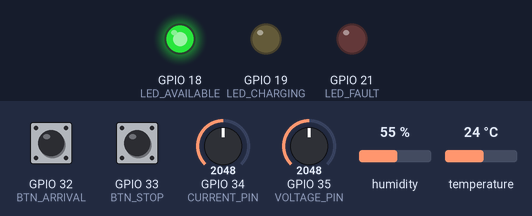
Recording of a program running on a simulated ESP32. On the bench: output pins drawn as LEDs (lit = HIGH). Inputs (shaded band) come from the test bench; at power-on: GPIO 32 (BTN_ARRIVAL) HIGH, GPIO 33 (BTN_STOP) HIGH, GPIO 34 (CURRENT_PIN) = 2048, GPIO 35 (VOLTAGE_PIN) = 2048, humidity 55 %, temperature 24 °C. WiFi joins after 1.5 s; servers stay silent unless stated; the local clock reads 2024-03-15 10:24:30 at power-on unless the program sets it; no MQTT or app messages arrive unless stated; what the program prints to the serial monitor is not drawn.

Above: at 2.8 s.
2.9 s: GPIO 32 (BTN_ARRIVAL) pulled LOW for 0.15 s
At 3.6 s:
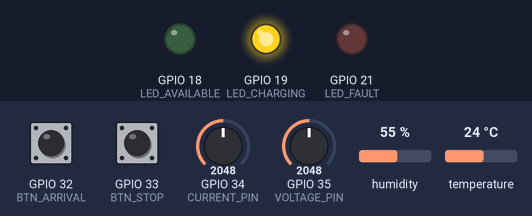
22.5 s: GPIO 33 (BTN_STOP) pulled LOW for 0.15 s
At 23.3 s:
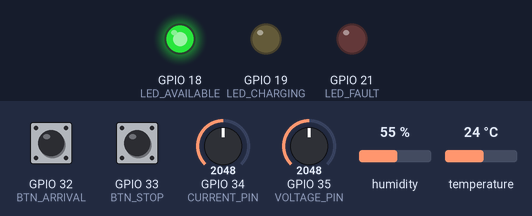
26.5 s: GPIO 32 (BTN_ARRIVAL) pulled LOW for 1 s
At 27.5 s:
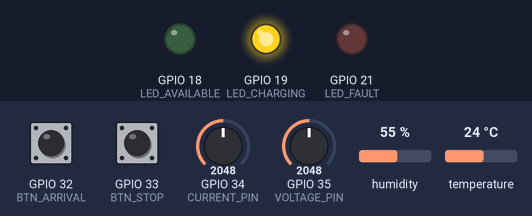
Timing chart, 0 to 29.5 s (numbered marks = the images above; inputs shaded):
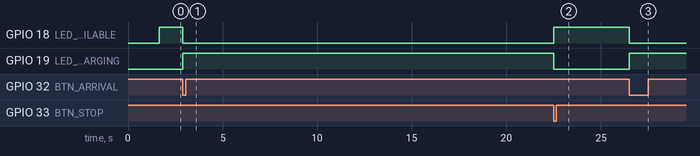

Measured:
- after the input at 2.9 s, GPIO 18 (LED_AVAILABLE): HIGH → LOW at once; GPIO 19 (LED_CHARGING): LOW → HIGH at once
- after the input at 22.5 s, GPIO 18 (LED_AVAILABLE): LOW → HIGH at once; GPIO 19 (LED_CHARGING): HIGH → LOW at once
- after the input at 26.5 s, GPIO 18 (LED_AVAILABLE): HIGH → LOW at once; GPIO 19 (LED_CHARGING): LOW → HIGH at once

The program:

main.cpp
```cpp
#include <Arduino.h>
#include <WiFi.h>
#include <PubSubClient.h>
#include <DHT.h>
#include <ArduinoJson.h>
#include <time.h>

#include "config.h"
#include "edge_ai.h"

// ---------------- Globals ----------------
WiFiClient   espClient;
PubSubClient mqttClient(espClient);
DHT          dht(DHT_PIN, DHT_TYPE);

unsigned long lastPublishTime  = 0;
unsigned long lastAIRunTime    = 0;
unsigned long lastBtnArrival   = 0;
unsigned long lastBtnStop      = 0;
unsigned long sessionStartMs   = 0;

bool  bayOccupied   = false;
bool  faultActive   = false;
float lastCurrentA  = 0.0f;
float lastVoltageV  = 0.0f;
float avgCurrentA   = 0.0f;   // simple running average, used as an AI feature

// ---------------- Helpers ----------------
float mapFloat(long x, long inMin, long inMax, float outMin, float outMax) {
    return (x - inMin) * (outMax - outMin) / (float)(inMax - inMin) + outMin;
}

void connectWiFi() {
    WiFi.mode(WIFI_STA);
    WiFi.disconnect(true);
    delay(100);

    Serial.print("Connecting to WiFi");
    WiFi.begin(WIFI_SSID); // Wokwi-GUEST is open — no password arg

    int retries = 0;
    while (WiFi.status() != WL_CONNECTED) {
        delay(500);
        Serial.print(".");
        retries++;
        if (retries > 40) {          // ~20s with no luck -> retry instead of hanging forever
            Serial.println("\nRetrying WiFi.begin()...");
            WiFi.disconnect(true);
            delay(100);
            WiFi.begin(WIFI_SSID);
            retries = 0;
        }
    }
    Serial.println("\nWiFi connected!");

    configTime(0, 0, "pool.ntp.org", "time.nist.gov");
}

void connectMQTT() {
    while (!mqttClient.connected()) {
        Serial.print("Connecting to ThingsBoard...");
        if (mqttClient.connect("ESP32_EV_OPTIMIZER", TB_TOKEN, NULL)) {
            Serial.println("connected!");
        } else {
            Serial.print("failed, rc=");
            Serial.println(mqttClient.state());
            delay(2000);
        }
    }
}

void updateClockFeatures() {
    struct tm timeinfo;
    if (getLocalTime(&timeinfo, 100)) {
        g_hourOfDay = timeinfo.tm_hour;
        g_dayOfWeek = timeinfo.tm_wday; // 0=Sunday
    }
    // If NTP hasn't synced yet (e.g. first few seconds), keep prior values —
    // g_hourOfDay/g_dayOfWeek default to sane values set in edge_ai.cpp.
}

void readSensors() {
    int rawCurrent = analogRead(CURRENT_PIN); // 0-4095
    int rawVoltage = analogRead(VOLTAGE_PIN); // 0-4095

    // Scale the simulated pot readings to a plausible EV AC charging range.
    // Tune these ranges to match whatever your report claims the hardware is.
    lastCurrentA = mapFloat(rawCurrent, 0, 4095, 0.0f, 32.0f);   // 0-32 A
    lastVoltageV = mapFloat(rawVoltage, 0, 4095, 180.0f, 250.0f); // 180-250 V

    // Exponential moving average -> smoother AI input than raw noisy reading
    avgCurrentA = (0.8f * avgCurrentA) + (0.2f * lastCurrentA);
}

void handleButtons() {
    unsigned long now = millis();

    if (digitalRead(BTN_ARRIVAL) == LOW && (now - lastBtnArrival) > DEBOUNCE_MS) {
        lastBtnArrival = now;
        if (!bayOccupied && !faultActive) {
            bayOccupied     = true;
            sessionStartMs  = now;
            Serial.println("[EVENT] EV arrived -> charging session started");
        }
    }

    if (digitalRead(BTN_STOP) == LOW && (now - lastBtnStop) > DEBOUNCE_MS) {
        lastBtnStop = now;
        if (bayOccupied) {
            bayOccupied = false;
            Serial.println("[EVENT] Session stopped by operator");
        }
        faultActive = false; // manual button also clears a fault (reset)
    }
}

void updateSafetyLogic(float temperatureC) {
    if (!isnan(temperatureC) && temperatureC >= TEMP_FAULT_C) {
        if (!faultActive) {
            Serial.println("[SAFETY] Over-temperature -> charging halted");
        }
        faultActive = true;
        bayOccupied = false; // force-stop charging on fault
    }
}

void updateLEDs() {
    digitalWrite(LED_FAULT,     faultActive ? HIGH : LOW);
    digitalWrite(LED_CHARGING,  (bayOccupied && !faultActive) ? HIGH : LOW);
    digitalWrite(LED_AVAILABLE, (!bayOccupied && !faultActive) ? HIGH : LOW);
}

void publishTelemetry(float temperatureC, float humidity) {
    float sessionElapsedMin = bayOccupied
        ? (millis() - sessionStartMs) / 60000.0f
        : 0.0f;

    StaticJsonDocument<384> doc;
    doc["bayId"]              = BAY_ID;
    doc["voltage"]            = lastVoltageV;
    doc["current"]            = lastCurrentA;
    doc["power"]              = lastVoltageV * lastCurrentA;
    doc["ambientTempC"]       = temperatureC;
    doc["humidity"]           = humidity;
    doc["bayOccupied"]        = bayOccupied;
    doc["fault"]              = faultActive;
    doc["sessionElapsedMin"]  = sessionElapsedMin;
    doc["arrivalProbability"] = g_arrivalProbability;
    doc["predictedDurationMin"] = g_predictedDurationMin;

    char payload[384];
    size_t n = serializeJson(doc, payload);

    Serial.print("Publishing telemetry: ");
    Serial.println(payload);
    mqttClient.publish("v1/devices/me/telemetry", payload, n);
}

// ---------------- Arduino entry points ----------------
void setup() {
    Serial.begin(115200);
    Serial.print("TOKEN IN USE: [");
    Serial.print(TB_TOKEN);
    Serial.println("]");

    dht.begin();

    pinMode(BTN_ARRIVAL, INPUT_PULLUP);
    pinMode(BTN_STOP,    INPUT_PULLUP);
    pinMode(LED_FAULT,     OUTPUT);
    pinMode(LED_CHARGING,  OUTPUT);
    pinMode(LED_AVAILABLE, OUTPUT);

       connectWiFi();
    mqttClient.setServer(MQTT_SERVER, MQTT_PORT);
    //connectMQTT();
}


void loop() {
    if (!mqttClient.connected()) {
        connectMQTT();
    }
    mqttClient.loop();

    handleButtons();
    readSensors();

    float temperatureC = dht.readTemperature();
    float humidity      = dht.readHumidity();
    if (isnan(temperatureC)) {
        Serial.println("Failed to read from DHT22 (temperature)");
    }

    updateSafetyLogic(temperatureC);
    updateLEDs();
    updateClockFeatures();

    // Feed live state into the edge-AI feature vector
    g_bayOccupied       = bayOccupied;
    g_recentAvgCurrent  = avgCurrentA;
    g_sessionElapsedMin = bayOccupied ? (millis() - sessionStartMs) / 60000.0f : 0.0f;

    unsigned long now = millis();

    if (now - lastAIRunTime >= AI_INFERENCE_INTERVAL) {
        lastAIRunTime = now;
        runEdgeAIInference();
        Serial.print("[AI] arrivalProbability="); Serial.print(g_arrivalProbability, 3);
        Serial.print("  predictedDurationMin=");   Serial.println(g_predictedDurationMin, 1);
    }

    if (now - lastPublishTime >= TELEMETRY_INTERVAL) {
        lastPublishTime = now;
        publishTelemetry(temperatureC, humidity);
    }
}
```

edge_ai.cpp
```cpp
#include "edge_ai.h"
#include "model.h"

// ---- Live state (defaults; main.cpp updates these every loop) ----
int   g_hourOfDay         = 9;
int   g_dayOfWeek         = 1;
bool  g_bayOccupied       = false;
float g_recentAvgCurrent  = 0.0f;
float g_sessionElapsedMin = 0.0f;

float g_arrivalProbability   = 0.0f;
float g_predictedDurationMin = 0.0f;

// Offline-derived hourly arrival-rate table (fraction of days an EV arrived
// in that hour, from the same historical dataset used to train the models
// in tools/train_models.py). Two peaks: morning drop-off, evening return.
static const float kHourlyArrivalRate[24] = {
    0.02f, 0.01f, 0.01f, 0.01f, 0.02f, 0.05f, // 0-5
    0.10f, 0.22f, 0.35f, 0.28f, 0.15f, 0.10f, // 6-11
    0.08f, 0.07f, 0.07f, 0.09f, 0.14f, 0.24f, // 12-17
    0.38f, 0.42f, 0.30f, 0.18f, 0.09f, 0.04f  // 18-23
};

float historicalArrivalRate(int hour) {
    if (hour < 0 || hour > 23) return 0.0f;
    return kHourlyArrivalRate[hour];
}

void runEdgeAIInference() {
    float histRate = historicalArrivalRate(g_hourOfDay);

    g_arrivalProbability = predictArrival(
        (float)g_hourOfDay,
        (float)g_dayOfWeek,
        g_bayOccupied ? 1.0f : 0.0f,
        g_recentAvgCurrent,
        g_sessionElapsedMin,
        histRate
    );

    g_predictedDurationMin = predictDuration(
        (float)g_hourOfDay,
        (float)g_dayOfWeek,
        g_bayOccupied ? 1.0f : 0.0f,
        g_recentAvgCurrent,
        g_sessionElapsedMin,
        histRate
    );
}
```

edge_ai.h
```cpp
#ifndef EDGE_AI_H
#define EDGE_AI_H

// Looks up the historical EV-arrival rate for a given hour (0-23) from a
// fixed table trained offline. Used as one of the 6 model input features.
float historicalArrivalRate(int hour);

// Runs both on-device models (predictArrival, predictDuration) using the
// live sensor/session state below, and stores results in
// g_arrivalProbability / g_predictedDurationMin.
void runEdgeAIInference();

// ---- Live inputs, set by main.cpp before each runEdgeAIInference() call ----
extern int   g_hourOfDay;          // 0-23, from millis()-based fake RTC or NTP
extern int   g_dayOfWeek;          // 0-6
extern bool  g_bayOccupied;        // true while an EV session is active
extern float g_recentAvgCurrent;   // smoothed current reading (A)
extern float g_sessionElapsedMin;  // minutes since current session started

// ---- Outputs, filled by runEdgeAIInference() ----
extern float g_arrivalProbability;   // 0..1 — likelihood of next EV arrival soon
extern float g_predictedDurationMin; // minutes — expected remaining/total session length

#endif
```

config.cpp
```cpp
#include "config.h"

// Wokwi's virtual WiFi network — leave as-is for simulation
const char* WIFI_SSID = "Wokwi-GUEST";
const char* WIFI_PASS = "";

// ThingsBoard Cloud
const char* MQTT_SERVER = "mqtt.eu.thingsboard.cloud";
const int   MQTT_PORT   = 1883;

// !! REPLACE with the Access Token of YOUR OWN device in ThingsBoard !!
// Do not reuse a token you saw in a shared training file — it belongs to
// someone else's device and you cannot control who else is publishing to it.
const char* TB_TOKEN = "cbuHFkuVnlLSv6ZWVEnD";  // <--- REPLACE with your own device's token
const char* BAY_ID    = "BAY1";
```

config.h
```cpp
#pragma once

// ---------------- WiFi ----------------
extern const char* WIFI_SSID;
extern const char* WIFI_PASS;

// ---------------- ThingsBoard ----------------
extern const char* MQTT_SERVER;
extern const int   MQTT_PORT;
extern const char* TB_TOKEN;   // Device Access Token from YOUR ThingsBoard device
extern const char* BAY_ID;     // Charging bay identifier, e.g. "BAY1"

// ---------------- Pin map (matches diagram.json) ----------------
#define CURRENT_PIN   34   // pot2 -> simulated charging current sensor
#define VOLTAGE_PIN   35   // pot1 -> simulated charging voltage sensor
#define DHT_PIN       15   // dht1 -> ambient temperature/humidity
#define DHT_TYPE      DHT22

#define BTN_ARRIVAL   32   // btn1 (green) -> simulate EV plug-in / start charging
#define BTN_STOP      33   // btn2 (red)   -> simulate unplug / stop / emergency

#define LED_FAULT     21   // led1 (red)    -> overheat / fault
#define LED_CHARGING  19   // led2 (yellow) -> actively charging
#define LED_AVAILABLE 18   // led3 (green)  -> bay free / ready

// ---------------- Thresholds (tune these; document your choice in the report) ----------------
#define TEMP_FAULT_C        45.0f   // ambient temp above this -> fault, stop charging
#define TELEMETRY_INTERVAL  5000UL  // ms between MQTT publishes
#define AI_INFERENCE_INTERVAL 10000UL // ms between edge-AI inference runs
#define DEBOUNCE_MS         200UL
```

Source omitted: model.h (9984 bytes)
